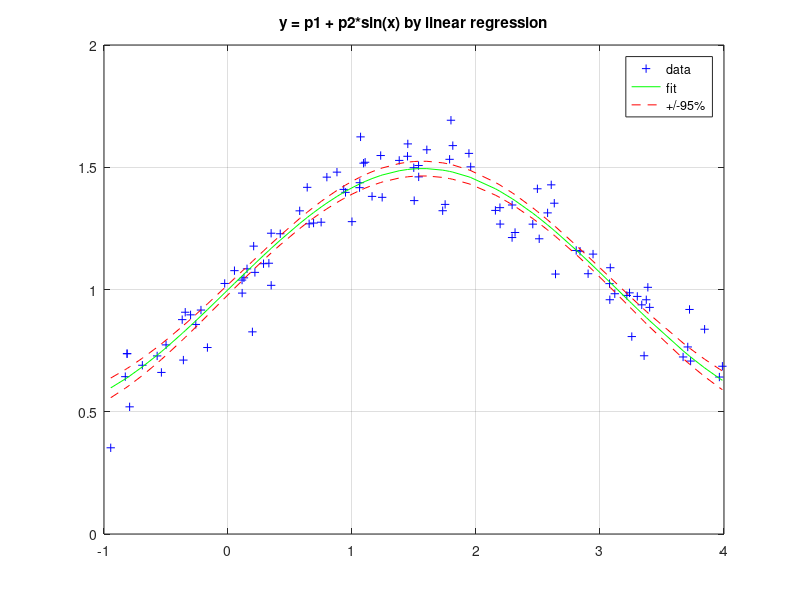

Write the MATLAB code that produced this figure.
n = 100;
 x = sort(rand(n,1)*5-1);
 y = 1+0.5*sin(x) + 0.1*randn(size(x));
 F = [ones(n,1),sin(x(:))];
 [p,e_var,r,p_var,y_var] = LinearRegression(F,y);
 yFit = F*p;
 figure()
 plot(x,y,'+b',x,yFit,'-g',x,yFit+1.96*sqrt(y_var),'--r',x,yFit-1.96*sqrt(y_var),'--r')
 title('y = p1 + p2*sin(x) by linear regression')
 legend('data','fit','+/-95%')
 grid on
